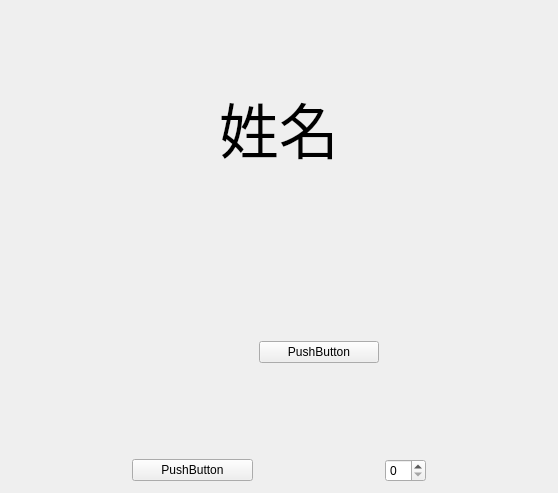
<?xml version="1.0" encoding="UTF-8"?>
<ui version="4.0">
 <class>NameInterface</class>
 <widget class="QWidget" name="NameInterface">
  <property name="geometry">
   <rect>
    <x>0</x>
    <y>0</y>
    <width>558</width>
    <height>493</height>
   </rect>
  </property>
  <property name="windowTitle">
   <string>Form</string>
  </property>
  <layout class="QVBoxLayout" name="verticalLayout">
   <item>
    <layout class="QGridLayout" name="gridLayout_3">
     <item row="1" column="1" alignment="Qt::AlignHCenter">
      <widget class="QLabel" name="label">
       <property name="font">
        <font>
         <family>Arial</family>
         <pointsize>45</pointsize>
        </font>
       </property>
       <property name="text">
        <string>姓名</string>
       </property>
      </widget>
     </item>
     <item row="2" column="1">
      <spacer name="verticalSpacer_2">
       <property name="orientation">
        <enum>Qt::Vertical</enum>
       </property>
       <property name="sizeHint" stdset="0">
        <size>
         <width>20</width>
         <height>40</height>
        </size>
       </property>
      </spacer>
     </item>
     <item row="0" column="1">
      <spacer name="verticalSpacer">
       <property name="orientation">
        <enum>Qt::Vertical</enum>
       </property>
       <property name="sizeHint" stdset="0">
        <size>
         <width>20</width>
         <height>40</height>
        </size>
       </property>
      </spacer>
     </item>
     <item row="1" column="0">
      <spacer name="horizontalSpacer">
       <property name="orientation">
        <enum>Qt::Horizontal</enum>
       </property>
       <property name="sizeHint" stdset="0">
        <size>
         <width>40</width>
         <height>20</height>
        </size>
       </property>
      </spacer>
     </item>
     <item row="1" column="2">
      <spacer name="horizontalSpacer_2">
       <property name="orientation">
        <enum>Qt::Horizontal</enum>
       </property>
       <property name="sizeHint" stdset="0">
        <size>
         <width>40</width>
         <height>20</height>
        </size>
       </property>
      </spacer>
     </item>
    </layout>
   </item>
   <item>
    <layout class="QGridLayout" name="gridLayout_2">
     <item row="0" column="2">
      <spacer name="verticalSpacer_4">
       <property name="orientation">
        <enum>Qt::Vertical</enum>
       </property>
       <property name="sizeHint" stdset="0">
        <size>
         <width>20</width>
         <height>40</height>
        </size>
       </property>
      </spacer>
     </item>
     <item row="1" column="2">
      <widget class="QPushButton" name="pushButton">
       <property name="text">
        <string>PushButton</string>
       </property>
      </widget>
     </item>
     <item row="1" column="1">
      <spacer name="horizontalSpacer_3">
       <property name="orientation">
        <enum>Qt::Horizontal</enum>
       </property>
       <property name="sizeHint" stdset="0">
        <size>
         <width>40</width>
         <height>20</height>
        </size>
       </property>
      </spacer>
     </item>
     <item row="4" column="1">
      <widget class="QPushButton" name="pushButton_2">
       <property name="text">
        <string>PushButton</string>
       </property>
      </widget>
     </item>
     <item row="1" column="4">
      <spacer name="horizontalSpacer_4">
       <property name="orientation">
        <enum>Qt::Horizontal</enum>
       </property>
       <property name="sizeHint" stdset="0">
        <size>
         <width>40</width>
         <height>20</height>
        </size>
       </property>
      </spacer>
     </item>
     <item row="4" column="0">
      <spacer name="horizontalSpacer_5">
       <property name="orientation">
        <enum>Qt::Horizontal</enum>
       </property>
       <property name="sizeHint" stdset="0">
        <size>
         <width>40</width>
         <height>20</height>
        </size>
       </property>
      </spacer>
     </item>
     <item row="4" column="2">
      <spacer name="horizontalSpacer_7">
       <property name="orientation">
        <enum>Qt::Horizontal</enum>
       </property>
       <property name="sizeHint" stdset="0">
        <size>
         <width>40</width>
         <height>20</height>
        </size>
       </property>
      </spacer>
     </item>
     <item row="4" column="4">
      <spacer name="horizontalSpacer_6">
       <property name="orientation">
        <enum>Qt::Horizontal</enum>
       </property>
       <property name="sizeHint" stdset="0">
        <size>
         <width>40</width>
         <height>20</height>
        </size>
       </property>
      </spacer>
     </item>
     <item row="2" column="2">
      <spacer name="verticalSpacer_3">
       <property name="orientation">
        <enum>Qt::Vertical</enum>
       </property>
       <property name="sizeHint" stdset="0">
        <size>
         <width>20</width>
         <height>40</height>
        </size>
       </property>
      </spacer>
     </item>
     <item row="4" column="3">
      <widget class="QSpinBox" name="spinBox"/>
     </item>
    </layout>
   </item>
  </layout>
 </widget>
 <resources/>
 <connections/>
</ui>
